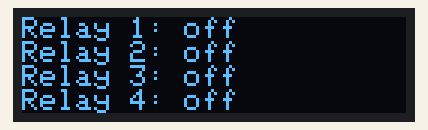
Recording of a sketch running on a simulated Arduino Uno, built with avr-gcc and run on an emulated ATmega328P. On the bench: 128×32 one-colour display.

Above: at 0.1 s.

The sketch:

Display.ino
```cpp
#include <Wire.h>
#include <Adafruit_GFX.h>
#include <Adafruit_SSD1306.h>

#define SCREEN_WIDTH 128 // OLED display width, in pixels
#define SCREEN_HEIGHT 32 // OLED display height, in pixels

#define OLED_RESET     4 // Reset pin # (or -1 if sharing Arduino reset pin)
#define SCREEN_ADDRESS 0x3C ///< See datasheet for Address; 0x3D for 128x64, 0x3C for 128x32
Adafruit_SSD1306 display(SCREEN_WIDTH, SCREEN_HEIGHT, &Wire, OLED_RESET);

String r1 = "off";

void setup() {
  Serial.begin(9600);

  // SSD1306_SWITCHCAPVCC = generate display voltage from 3.3V internally
  if(!display.begin(SSD1306_SWITCHCAPVCC, SCREEN_ADDRESS)) {
    Serial.println(F("SSD1306 allocation failed"));
    for(;;); // Don't proceed, loop forever
  }
}

void loop() {
  relay_state_screen();
}

void relay_state_screen(void) {
  display.clearDisplay();

  display.setTextSize(1);
  display.setTextColor(SSD1306_WHITE);
  display.setCursor(0, 0);

  display.print(F("Relay 1: "));
  display.println(r1);
  display.print(F("Relay 2: "));
  display.println(r1);
  display.print(F("Relay 3: "));
  display.println(r1);
  display.print(F("Relay 4: "));
  display.println(r1);

  display.display();
  delay(100);
}
```
